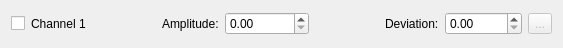
<?xml version="1.0" encoding="UTF-8"?>
<ui version="4.0">
 <class>ChannelTuner</class>
 <widget class="QWidget" name="ChannelTuner">
  <property name="geometry">
   <rect>
    <x>0</x>
    <y>0</y>
    <width>563</width>
    <height>48</height>
   </rect>
  </property>
  <property name="windowTitle">
   <string>Form</string>
  </property>
  <layout class="QGridLayout" name="gridLayout">
   <item row="0" column="0">
    <layout class="QHBoxLayout" name="horizontalLayout">
     <item>
      <widget class="QCheckBox" name="checkBox">
       <property name="text">
        <string/>
       </property>
      </widget>
     </item>
     <item>
      <widget class="QLabel" name="label">
       <property name="text">
        <string>Channel 1</string>
       </property>
      </widget>
     </item>
     <item>
      <spacer name="horizontalSpacer">
       <property name="orientation">
        <enum>Qt::Horizontal</enum>
       </property>
       <property name="sizeHint" stdset="0">
        <size>
         <width>40</width>
         <height>20</height>
        </size>
       </property>
      </spacer>
     </item>
     <item>
      <widget class="QLabel" name="labelAmplitude">
       <property name="text">
        <string>Amplitude:</string>
       </property>
      </widget>
     </item>
     <item>
      <widget class="QDoubleSpinBox" name="doubleSpinBoxAmplitude">
       <property name="maximum">
        <double>99999999.989999994635582</double>
       </property>
      </widget>
     </item>
     <item>
      <spacer name="horizontalSpacer_2">
       <property name="orientation">
        <enum>Qt::Horizontal</enum>
       </property>
       <property name="sizeHint" stdset="0">
        <size>
         <width>40</width>
         <height>20</height>
        </size>
       </property>
      </spacer>
     </item>
     <item>
      <widget class="QLabel" name="label_3">
       <property name="text">
        <string>Deviation:</string>
       </property>
      </widget>
     </item>
     <item>
      <widget class="QDoubleSpinBox" name="doubleSpinBoxDeviation">
       <property name="maximum">
        <double>99999.990000000005239</double>
       </property>
      </widget>
     </item>
     <item>
      <widget class="QToolButton" name="toolButton">
       <property name="enabled">
        <bool>false</bool>
       </property>
       <property name="text">
        <string>...</string>
       </property>
      </widget>
     </item>
    </layout>
   </item>
  </layout>
 </widget>
 <resources/>
 <connections/>
</ui>
